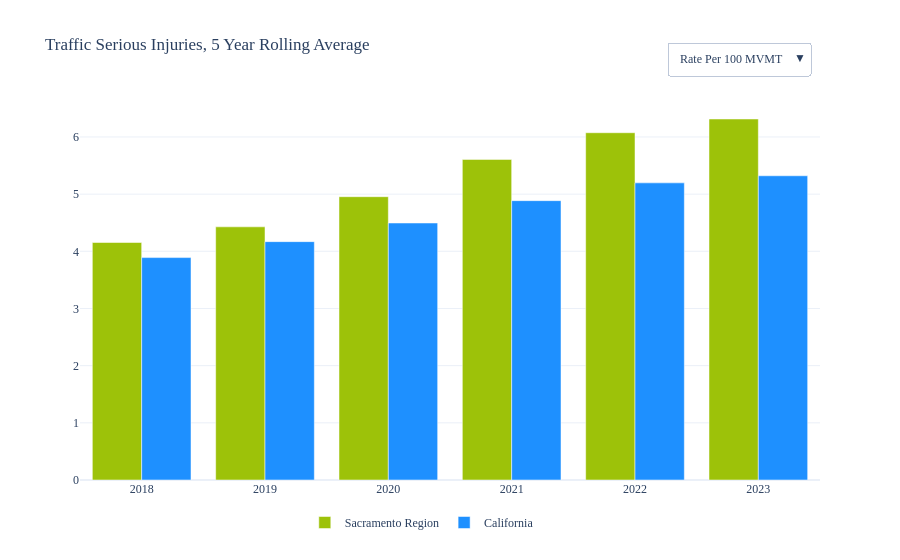

Notebook cell for this chart:
### Code cell
indicator = 'Safety_1'
plot_name = 'toggle_injury_rate'


df_mpo   = pd.read_excel(PATH_PLOTS/'Data'/f"{indicator} MPO TIMS.xlsx"      , sheet_name = 'MPO'      )
df_state = pd.read_excel(PATH_PLOTS/'Data'/f"{indicator} Statewide TIMS.xlsx", sheet_name = 'Statewide')


df_plot1 = df_mpo  .copy()
df_plot2 = df_state.copy()


df_plot1 = df_plot1.rename(columns = {'MPO'  :'Geography'})
df_plot1['Geography'] = 'Sacramento Region'
df_plot2 = df_plot2.rename(columns = {'State':'Geography'})
df_plot2['Geography'] = 'California'

df_plot = pd.concat([df_plot1, df_plot2])
df_plot = df_plot.sort_values(['Geography', 'Year'], ascending = [False, True])
df_plot = df_plot.reset_index(drop = True)

display(df_plot.head(), df_plot.tail())


color_map  = {
    'Sacramento Region': '#9DC209'
    , 'California': '#1E90FF'
}

fig=go.Figure()

for geography, color in color_map.items():
    df_cat = df_plot[df_plot['Geography'] == geography]
    df_cat=df_cat.sort_values('Year',ascending=True)
    df_cat=df_cat.dropna(subset=['Serious injuries 100 mvm_5 Year Rolling Average'])

    fig.add_trace(go.Bar(
        x=df_cat['Year'],
        y=df_cat['Serious injuries 100 mvm_5 Year Rolling Average'],
        name=geography,
        marker=dict(color=color),
        hovertemplate='%{y}'
    ))

for geography, color in color_map.items():
    df_cat = df_plot[df_plot['Geography'] == geography]
    df_cat=df_cat.sort_values('Year',ascending=True)
    df_cat=df_cat.dropna(subset=['Serious injuries_5 Year Rolling Average'])
    
    fig.add_trace(go.Bar(
        x=df_cat['Year'],
        y=df_cat['Serious injuries_5 Year Rolling Average'],
        name=geography,
        marker=dict(color=color),
        hovertemplate='%{y}',
        visible=False
    ))

# Create buttons for toggling
buttons = [
    dict(
        label='Rate Per 100 MVMT',
        method='update',
        args=[
            {'visible': [True, True,False, False]}
        ]
    ),
    dict(
        label='Total',
        method='update',
        args=[
            {'visible': [False, False, True, True]},
            {'xaxis': {'tickangle': 0}}
        ]
    )
]

# Add dropdown menu to layout
fig.update_layout(
    updatemenus=[
        dict(
            buttons=buttons,
            direction="down",
            pad={"r": 10, "t": 10},
            showactive=True,
            x=1,
            xanchor="right",
            y=1.18,
            yanchor="top"
        )
    ]
)

title = 'Traffic Serious Injuries, 5 Year Rolling Average'

fig.update_traces(hovertemplate='%{y}')
fig.update_layout(legend=dict(orientation="h", yanchor="bottom", y=-0.15,xanchor="right", x=0.62))

pt.plot_agol(fig, export, title, indicator, plot_name)

### Figure 1 — Plotly figure (JSON) as saved in the notebook; plotly's stock layout.template omitted (floating-point values rounded to 4 significant figures)
{"data": [{"hovertemplate": "%{y}", "marker": {"color": "#9DC209"}, "name": "Sacramento Region", "type": "bar", "x": [2018, 2019, 2020, 2021, 2022, 2023], "y": [4.154, 4.428, 4.955, 5.607, 6.074, 6.314]}, {"hovertemplate": "%{y}", "marker": {"color": "#1E90FF"}, "name": "California", "type": "bar", "x": [2018, 2019, 2020, 2021, 2022, 2023], "y": [3.89, 4.169, 4.495, 4.886, 5.197, 5.321]}, {"hovertemplate": "%{y}", "marker": {"color": "#9DC209"}, "name": "Sacramento Region", "type": "bar", "visible": false, "x": [2018, 2019, 2020, 2021, 2022, 2023, 2024], "y": [910.6, 985, 1066, 1175.0, 1247.0, 1275.0, 1288.0]}, {"hovertemplate": "%{y}", "marker": {"color": "#1E90FF"}, "name": "California", "type": "bar", "visible": false, "x": [2018, 2019, 2020, 2021, 2022, 2023, 2024], "y": [13310.0, 14402, 15090.0, 16060.0, 16800.0, 16919, 16900.0]}], "layout": {"font": {"family": "Microsoft YaHei"}, "legend": {"orientation": "h", "title": {}, "x": 0.62, "xanchor": "right", "y": -0.15, "yanchor": "bottom"}, "title": {"text": "Traffic Serious Injuries, 5 Year Rolling Average"}, "updatemenus": [{"buttons": [{"args": [{"visible": [true, true, false, false]}], "label": "Rate Per 100 MVMT", "method": "update"}, {"args": [{"visible": [false, false, true, true]}, {"xaxis": {"tickangle": 0}}], "label": "Total", "method": "update"}], "direction": "down", "pad": {"r": 10, "t": 10}, "showactive": true, "x": 1, "xanchor": "right", "y": 1.18, "yanchor": "top"}], "xaxis": {"tickfont": {"size": 12}, "title": {}}, "yaxis": {"tickfont": {"size": 12}, "title": {}}}}
